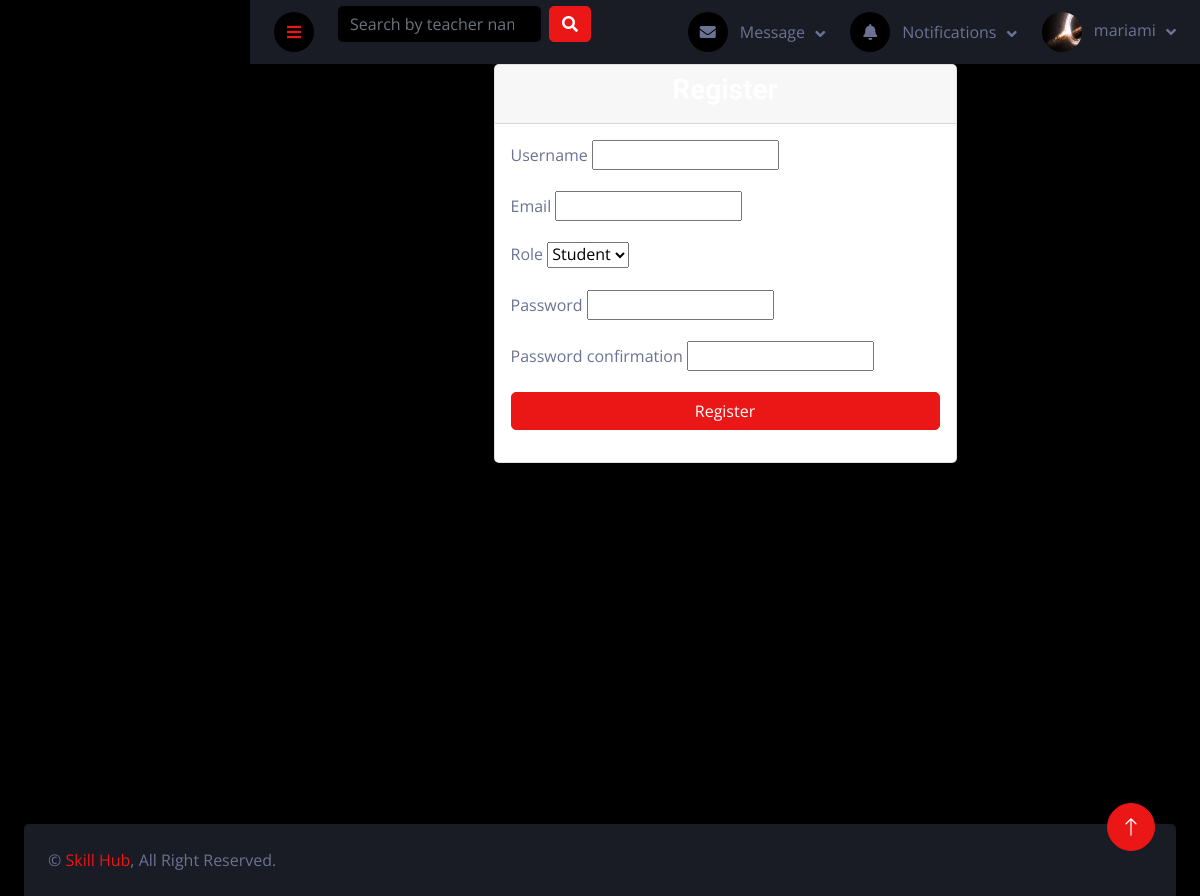
The page /register/ (signed in) on the database its author committed.
### users/models.py (models this page shows, shortened)
class User(AbstractUser):
    ROLES = (
        ('student', 'Student'),
        ('teacher', 'Teacher'),
    )
    role = models.CharField(max_length=10, choices=ROLES)
    bio = models.TextField(blank=True, null=True)
    profile_picture = models.ImageField(upload_to='profile_pictures/', blank=True, null=True)
    date_joined = models.DateTimeField(auto_now_add=True)
    updated_at = models.DateTimeField(auto_now=True)
    class Meta:
        verbose_name = 'User'
        verbose_name_plural = 'Users'

### users/views.py (the view)
# urls.py: path('register/', views.register, name='register'),
def register(request):
    if request.method == 'POST':
        form = UserRegistrationForm(request.POST)
        if form.is_valid():
            user = form.save()
            login(request, user)
            messages.success(request, 'Registration successful!')
            return redirect('login')
    else:
        form = UserRegistrationForm()
    return render(request, 'users/register.html', {'form': form})

### users/forms.py
class UserRegistrationForm(UserCreationForm):
    username = forms.CharField(label='Username', widget=forms.TextInput())
    email = forms.EmailField(required=True)
    role = forms.ChoiceField(choices=User.ROLES)
    class Meta:
        model = User
        fields = ('username', 'email', 'role', 'password1', 'password2')

### bookings/context_processors.py (called while the page is built)
def unread_notifications(request):
    if request.user.is_authenticated:
        notifications = Notification.objects.filter(recipient=request.user, is_read=False)
        return {'notifications': notifications}
    return {'notifications': []}

### users/context_processors.py (called while the page is built)
def navbar_data(request):
    if request.user.is_authenticated:
        messages = Message.objects.filter(receiver=request.user).order_by('-timestamp')[:5]
        notifications = Notification.objects.filter(user=request.user).order_by('-timestamp')[:5]
        return {'messages': messages, 'notifications': notifications}
    return {}

### users/templates/users/register.html (shortened to what this page needs)
{% extends 'base.html' %}
{% block content %}
<div class="row justify-content-center">
    <div class="col-md-6">
        <div class="card">
            <div class="card-header">
                <h3 class="text-center">Register</h3>
            </div>
            <div class="card-body">
                <form method="post">
                    {% for field in form %}
                        <div class="mb-3">
                            <label for="{{ field.id_for_label }}"
                                   class="form-label">
                                {{ field.label }}
                            </label>
                            {{ field }}
                        </div>
                    {% endfor %}
                    <button type="submit" class="btn btn-primary w-100">Register</button>
                </form>
            </div>
        </div>
    </div>
</div>
{% endblock %}

### templates/components/navbar.html (shortened to what this page needs)
<nav class="navbar navbar-expand bg-secondary navbar-dark sticky-top px-4 py-0">
    <a href="#" class="sidebar-toggler flex-shrink-0">
        <i class="fa fa-bars"></i>
    </a>
    <form class="d-none d-md-flex ms-4" action="{% url 'search_teachers' %}" method="get">
        <input
                class="form-control bg-dark border-0"
                type="search"
                name="q"
                placeholder="Search by teacher name or skill..."
                value="{{ request.GET.q|default:'' }}">
        <button class="btn btn-primary ms-2" type="submit">
            <i class="fa fa-search"></i>
        </button>
    </form>
    <div class="navbar-nav align-items-center ms-auto">
        <div class="nav-item dropdown">
            <a href="#" class="nav-link dropdown-toggle" data-bs-toggle="dropdown">
                <i class="fa fa-envelope me-lg-2"></i>
                <span class="d-none d-lg-inline-flex">Message</span>
            </a>
        </div>
        <div class="nav-item dropdown">
            <a href="#" class="nav-link dropdown-toggle" data-bs-toggle="dropdown">
                <i class="fa fa-bell me-lg-2"></i>
                <span class="d-none d-lg-inline-flex">Notifications</span>
            </a>
        </div>
        <div class="nav-item dropdown">
            <a href="#" class="nav-link dropdown-toggle" data-bs-toggle="dropdown">
                {% if user.profile_picture %}
                <img class="rounded-circle me-lg-2" src="{{ user.profile_picture.url }}" alt=""
                     style="width: 40px; height: 40px;">
                {% else %}
                <div class="rounded-circle me-lg-2 bg-light d-flex align-items-center justify-content-center"
                     style="width: 40px; height: 40px;">
                    <i class="fas fa-user"></i>
                </div>
                {% endif %}
                <span class="d-none d-lg-inline-flex">{{ request.user.username }}</span>
            </a>
        </div>
    </div>
</nav>

### static/css/style.css (style rules this page uses)
:root { --primary: #EB1616; --secondary: #191C24; --light: #6C7293; --dark: #000000; }
.btn { transition: .5s; }
.content .navbar .navbar-nav .nav-link { margin-left: 25px; padding: 12px 0; color: var(--light); outline: none; }
.content .navbar .sidebar-toggler, .content .navbar .navbar-nav .nav-link i { width: 40px; height: 40px; display: inline-flex; align-items: center; justify-content: center; background: var(--dark); border-radius: 40px; }
.content .navbar .dropdown-toggle::after { margin-left: 6px; vertical-align: middle; border: none; content: "\f107"; font-family: "Font Awesome 5 Free"; font-weight: 900; transition: .5s; }

### rows shown on the page
User: profile_picture (picture), user.username "mariami"

### other values the page prints
{{ field.label }} "Username" "Email" "Role" "Password" "Password confirmation"
